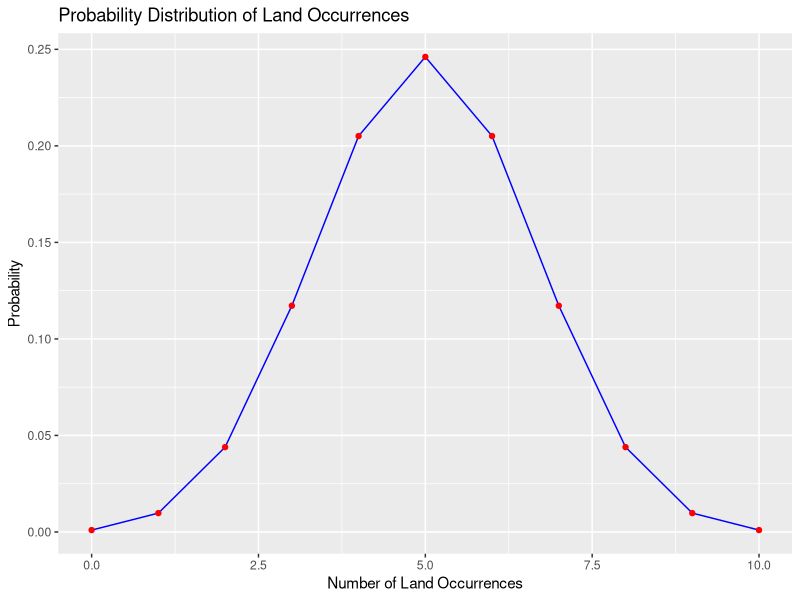
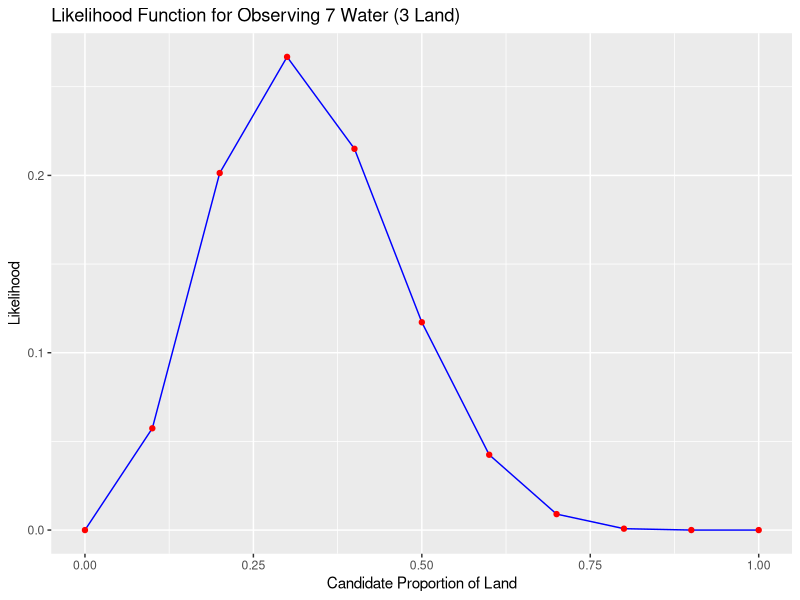

Reproduce these figures in R, in order.
## ---- chunk 1
library(ggplot2)
## ---- chunk 2
# write code here
## ---- chunk 3
#write code here
## ---- chunk 4
# write code here
## ---- chunk 5
# 10 tosses
n <- 10
# Candidate proportion of land
cp <- 0.5

# Probabilities of all possible numbers of occurence of land
# These are probabilities because we condition on the parameters (cp) 
# and vary the outcome (0:n)
probabilities <- dbinom(0:n, size = n, prob = cp)

# Summary table
summary.table <- data.frame(land = 0:n, probability = probabilities)
summary.table

# Plot
ggplot(summary.table, aes(x = land, y = probability)) +
  geom_line(color="blue") +
  geom_point(color="red") +
  labs(title = "Probability Distribution of Land Occurrences",
       x = "Number of Land Occurrences",
       y = "Probability")
## ---- chunk 6
# 10 tosses
n <- 10
# Candidate proportions of land
cp <- seq(0, 1, 0.1)
# Number of land occurrences
land <- 3

# Likelihood for each candidate proportion
# These are likelihoods because we condition on the observed data (land) 
# and vary the parameters (cp)
likelihoods <- dbinom(land, size = n, prob = cp)

# Summary table
summary.table <- data.frame(cp = cp, likelihood = likelihoods)
summary.table

# Plot
ggplot(summary.table, aes(x = cp, y = likelihood)) +
  geom_line(color="blue") +
  geom_point(color="red") +
  labs(title = "Likelihood Function for Observing 7 Water (3 Land)",
       x = "Candidate Proportion of Land",
       y = "Likelihood")
## ---- chunk 7
# 10 tosses
n <- 10
# Candidate proportions of land
cp <- seq(0, 1, 0.1)
# Number of land occurrences
land <- seq(0, n, 1)

# Summary table with the first column consisting of occurences of land
summary.table <- data.frame(land = land)

# Go through every value in the candidate proportions
for(val in cp) {
  # Create a new column with the the proportion as the name.
  # Fill the column with the probabilities,
  # conditioning on the parameter (val) and varying the outcome (land).
  summary.table[[paste("cp = ", val)]] <- dbinom(land, size = n, prob = val)
}

summary.table
